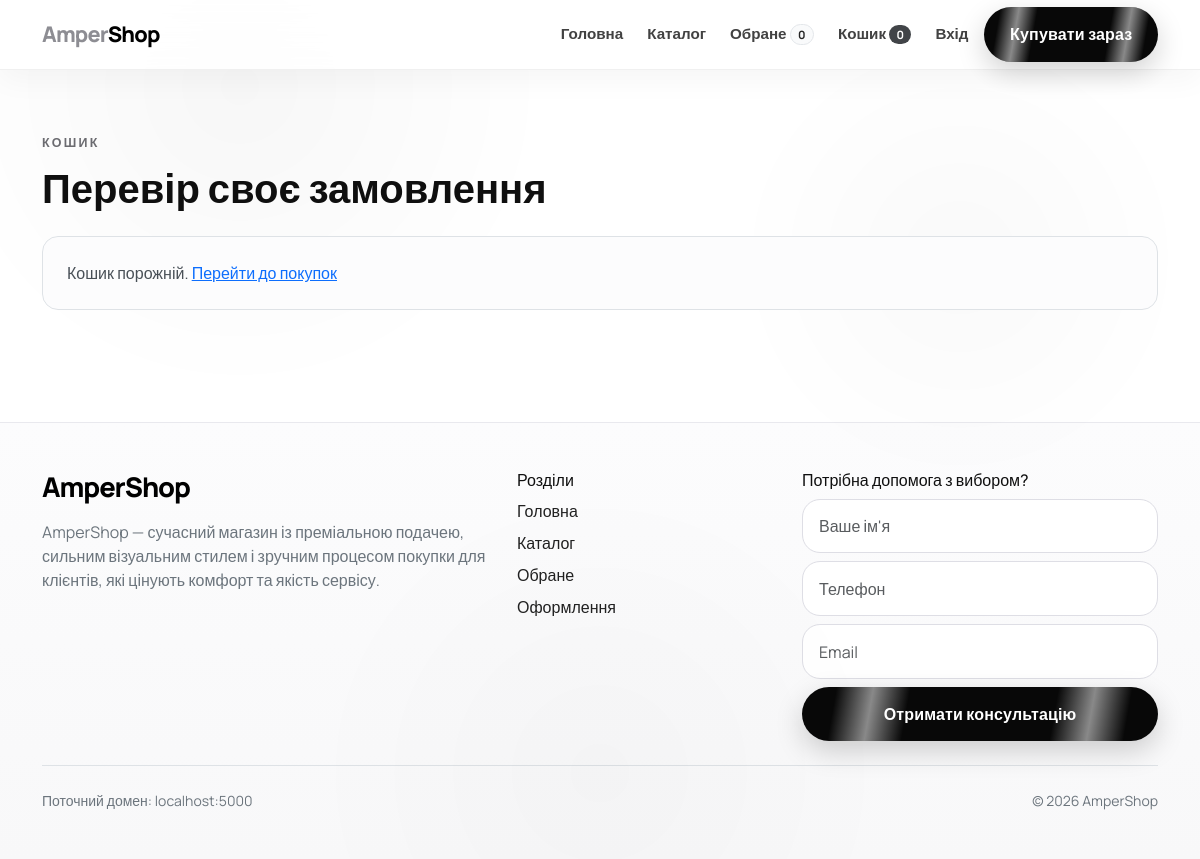
The page /cart on the database its author committed.
### app.py (models this page shows)
class Setting(db.Model):
    id = db.Column(db.Integer, primary_key=True)
    key = db.Column(db.String(120), unique=True, nullable=False)
    value = db.Column(db.Text, nullable=True)

### app.py (the view)
    @app.route("/cart")
    def cart_view():
        items, total, promo, discount, final_total = load_cart_items()
        return render_template("cart.html", items=items, total=total, promo=promo, discount=discount, final_total=final_total)

### app.py (called while the page is built, shortened)
def load_cart_items(ignore_promo=False):
    cart = session.get("cart", {})
    items = []
    total = 0
    promo = None
    discount = 0
    if not ignore_promo and session.get("promo_code"):
        promo = PromoCode.query.filter_by(code=session.get("promo_code"), is_active=True).first()
        if promo:
            discount = promo.calculate_discount(total)
        else:
            session.pop("promo_code", None)
    final_total = max(total - discount, 0)
    return items, total, promo, discount, final_total

def get_setting(key, default=""):
    item = Setting.query.filter_by(key=key).first()
    return item.value if item and item.value is not None else default

### templates/cart.html (shortened to what this page needs)
{% extends 'base.html' %}
{% block content %}
<section class="py-5">
  <div class="container">
    <div class="section-head mb-4"><div class="eyebrow">Кошик</div><h1 class="fw-bold">Перевір своє замовлення</h1></div>
    {% if items %}
    <form method="post" action="{{ url_for('cart_update') }}">
      <div class="row g-4">
        <div class="col-lg-8">
          <div class="card border-0 shadow-sm rounded-4">
            <div class="card-body p-4">
              {% for item in items %}
              <div class="row g-3 align-items-center py-3 {% if not loop.last %}border-bottom{% endif %}">
                <div class="col-md-6">
                  <div class="fw-bold">{{ item.product.title }}</div>
                  <div class="text-secondary small">{{ item.product.short_description }}</div>
                </div>
                <div class="col-md-2"><input type="number" min="0" class="form-control" name="qty_{{ item.product.id }}" value="{{ item.quantity }}"></div>
                <div class="col-md-2"><div class="fw-semibold">{{ '%.0f'|format(item.product.current_price) }} грн</div></div>
                <div class="col-md-2 text-md-end"><strong>{{ '%.0f'|format(item.subtotal) }} грн</strong></div>
              </div>
              {% endfor %}
            </div>
          </div>
        </div>
        <div class="col-lg-4">
          <div class="card border-0 shadow-sm rounded-4 sticky-lg-top" style="top:110px;">
            <div class="card-body p-4">
              <h4 class="fw-bold mb-3">Промокод</h4>
              <input class="form-control mb-2" name="promo_code" placeholder="Наприклад WELCOME10" value="{{ promo.code if promo else '' }}">
              <div class="d-flex gap-2 mb-4">
                <button class="btn btn-electric flex-grow-1">Оновити кошик</button>
                {% if promo %}<button class="btn btn-outline-dark rounded-pill" name="clear_promo" value="1">X</button>{% endif %}
              </div>
              <div class="d-flex justify-content-between py-2"><span>Сума</span><strong>{{ '%.0f'|format(total) }} грн</strong></div>
              <div class="d-flex justify-content-between py-2"><span>Знижка</span><strong>-{{ '%.0f'|format(discount) }} грн</strong></div>
              <div class="d-flex justify-content-between py-3 border-top mt-2 fs-5"><span class="fw-bold">До оплати</span><strong>{{ '%.0f'|format(final_total) }} грн</strong></div>
              <a href="{{ url_for('checkout') }}" class="btn btn-electric w-100 mt-3">Оформити замовлення</a>
            </div>
          </div>
        </div>
      </div>
    </form>
    {% else %}
    <div class="alert alert-light border rounded-4 p-4">Кошик порожній. <a href="{{ url_for('catalog') }}">Перейти до покупок</a></div>
    {% endif %}
  </div>
</section>
{% endblock %}

### templates/base.html (shortened to what this page needs)
<!doctype html>
<html lang="uk">
<head>
  <link href="https://cdn.jsdelivr.net/npm/bootstrap@5.3.3/dist/css/bootstrap.min.css" rel="stylesheet">
  <link rel="stylesheet" href="{{ url_for('static', filename='css/style.css') }}">
</head>
<body>
  <div class="noise"></div>
  <header class="site-header sticky-top">
    <nav class="navbar navbar-expand-lg glass-nav py-2">
      <div class="container">
        <a class="navbar-brand brand-mark" href="{{ url_for('home') }}"><span>Amper</span>Shop</a>
        <div class="collapse navbar-collapse" id="mainNav">
          <ul class="navbar-nav ms-auto align-items-lg-center gap-lg-2">
            <li class="nav-item"><a class="nav-link" href="{{ url_for('home') }}">Головна</a></li>
            <li class="nav-item"><a class="nav-link" href="{{ url_for('catalog') }}">Каталог</a></li>
            <li class="nav-item"><a class="nav-link" href="{{ url_for('wishlist_view') if current_user.is_authenticated and not current_user.is_admin else url_for('account_login') }}">Обране <span class="badge rounded-pill text-bg-light border">{{ wishlist_count }}</span></a></li>
            <li class="nav-item"><a class="nav-link" href="{{ url_for('cart_view') }}">Кошик <span class="badge rounded-pill text-bg-dark">{{ cart_count }}</span></a></li>
            {% if current_user.is_authenticated and not current_user.is_admin %}
            <li class="nav-item"><a class="nav-link" href="{{ url_for('account_dashboard') }}">Кабінет</a></li>
            <li class="nav-item"><a class="nav-link" href="{{ url_for('account_logout') }}">Вийти</a></li>
            {% else %}
            <li class="nav-item"><a class="nav-link" href="{{ url_for('account_login') }}">Вхід</a></li>
            {% endif %}
            <li class="nav-item"><a class="btn btn-electric" href="{{ url_for('catalog') }}">Купувати зараз</a></li>
          </ul>
        </div>
      </div>
    </nav>
  </header>
  <main>
    {% block content %}{% endblock %}
  </main>
  <footer class="site-footer mt-5">
    <div class="container py-5">
      <div class="row g-4 align-items-start">
        <div class="col-lg-5">
          <h3 class="brand-mark mb-3">{{ cms('footer_title', 'AmperShop') }}</h3>
          <p class="text-secondary mb-0">{{ cms('footer_text', 'AmperShop — сучасний магазин із преміальною подачею, сильним візуальним стилем і зручним процесом покупки для клієнтів, які цінують комфорт та якість сервісу.') }}</p>
        </div>
        <div class="col-lg-3">
          <h6>Розділи</h6>
          <div class="footer-links">
            <a href="{{ url_for('home') }}">Головна</a>
            <a href="{{ url_for('catalog') }}">Каталог</a>
            <a href="{{ url_for('wishlist_view') if current_user.is_authenticated and not current_user.is_admin else url_for('account_login') }}">Обране</a>
            <a href="{{ url_for('checkout') }}">Оформлення</a>
          </div>
        </div>
        <div class="col-lg-4">
          <h6>{{ cms('footer_help_title', 'Потрібна допомога з вибором?') }}</h6>
          <form method="post" action="{{ url_for('create_lead') }}" class="lead-mini-form needs-validation" novalidate>
            <input class="form-control mb-2" name="name" placeholder="Ваше ім'я" required>
            <input class="form-control mb-2" name="phone" placeholder="Телефон">
            <input class="form-control mb-2" name="email" type="email" placeholder="Email">
            <button class="btn btn-electric w-100">{{ cms('footer_help_button', 'Отримати консультацію') }}</button>
          </form>
        </div>
      </div>
      <div class="pt-4 mt-4 border-top text-secondary small d-flex flex-wrap gap-3 justify-content-between">
        <span>Поточний домен: {{ domain_name }}</span>
        <span>© {{ current_year }} AmperShop</span>
      </div>
    </div>
  </footer>
</body>
</html>

### static/css/style.css (style rules this page uses)
:root { --bg:#ffffff; --soft:#f5f5f7; --text:#101010; --muted:#6e6e73; --line:#e9e9ee; --shadow:0 20px 60px rgba(0,0,0,.08); }
* { box-sizing:border-box }
html,body { margin:0;padding:0;font-family:'Manrope',sans-serif;background:var(--bg);color:var(--text) }
body { position:relative }
.noise { position:fixed;inset:0;pointer-events:none;background:radial-gradient(circle at 20% 10%,rgba(0,0,0,.03),transparent 25%),radial-gradient(circle at 80% 30%,rgba(0,0,0,.025),transparent 20%),radial-gradient(circle at 50% 90%,rgba(0,0,0,.02),transparent 30%) }
.glass-nav { background:rgba(255,255,255,.8);backdrop-filter:blur(14px);border-bottom:1px solid rgba(0,0,0,.05) }
.brand-mark { font-weight:800;font-size:1.7rem;letter-spacing:-.04em;color:#000;text-decoration:none }
.nav-link { color:#222!important;font-weight:600 }
.eyebrow { text-transform:uppercase;letter-spacing:.18em;font-size:.78rem;color:#6d6d72;font-weight:800;margin-bottom:12px }
.btn-electric { position:relative;overflow:hidden;background:#080808;color:#fff;border:none;border-radius:999px;padding:.95rem 1.6rem;font-weight:800;letter-spacing:.01em;box-shadow:0 10px 28px rgba(0,0,0,.18) }
.btn-electric::before { content:'';position:absolute;inset:-2px;background:linear-gradient(100deg,transparent 10%,rgba(255,255,255,.95) 20%,transparent 30%,transparent 70%,rgba(255,255,255,.95) 80%,transparent 90%);animation:electric 2.8s linear infinite;opacity:.55 }
.site-footer { background:#fbfbfc;border-top:1px solid var(--line) }
.footer-links { display:flex;flex-direction:column;gap:8px }
.footer-links a { color:#222;text-decoration:none }
.lead-mini-form .form-control,.form-control,.form-select { border-radius:18px;padding:.9rem 1rem;border:1px solid #dedee5 }
.brand-mark span { color:#8d8d93 }
.glass-nav { background:rgba(255,255,255,.86);backdrop-filter:blur(18px);border-bottom:1px solid rgba(0,0,0,.06);box-shadow:0 10px 30px rgba(0,0,0,.04) }
.site-footer { background:linear-gradient(180deg,#fcfcfd,#f8f8f9);border-top:1px solid var(--line) }
.nav-link { position:relative;opacity:.86 }
.nav-link::after { content:'';position:absolute;left:.5rem;right:.5rem;bottom:.2rem;height:2px;background:#000;transform:scaleX(0);transform-origin:center;transition:transform .2s ease }
html { scroll-behavior:smooth }
.hero-orb,.pulse-border::after,.btn-electric::before,.ultra-side-card::after,.final-strip-card::before { pointer-events:none }
.site-header { z-index:1050 }
.glass-nav { padding-top:.45rem!important;padding-bottom:.45rem!important }
.navbar-brand.brand-mark { font-size:1.35rem }
.nav-link { font-size:.95rem }
.btn-electric { display:inline-flex;align-items:center;justify-content:center;z-index:1 }

### rows shown on the page
Setting: value "AmperShop"
Setting: value "AmperShop — сучасний магазин із преміальною подачею, сильним візуальним стилем і зручним процесом покупки для клієнтів, які цінують комфорт та якість сервісу."
Setting: value "Потрібна допомога з вибором?"
Setting: value "Отримати консультацію"
Setting: value "localhost:5000"

### other values the page prints
{{ wishlist_count }} "0"
{{ cart_count }} "0"
